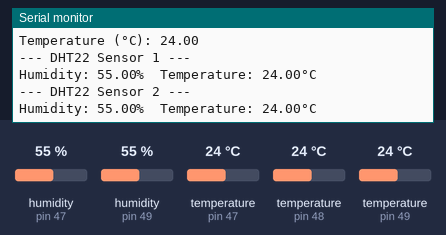
Simulated run of this sketch. Board: Arduino Uno, built with avr-gcc and run on an emulated ATmega328P. Shown: the last lines printed to the serial monitor. Inputs (shaded band) come from the test bench; at power-on: humidity (sensors on pin 47, pin 49) 55 %, temperature (sensors on pin 48, pin 47, pin 49) 24 °C.

Above: at 4.4 s.
4.5 s: humidity (sensor on pin 47) set to 22 %
At 6.66 s:
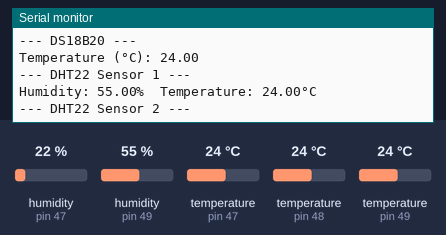
8.4 s: humidity (sensor on pin 49) set to 40 %
At 10.2 s:
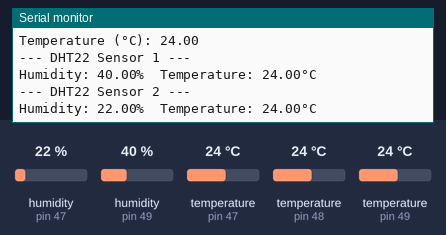
12.3 s: temperature (sensor on pin 48) set to 12 °C
At 12.41 s:
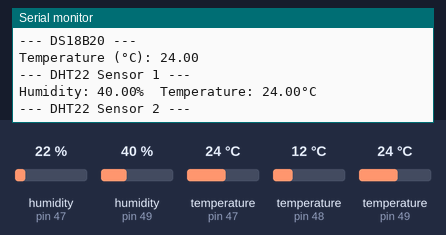
16.2 s: temperature (sensor on pin 47) set to 12 °C
At 18.8 s:
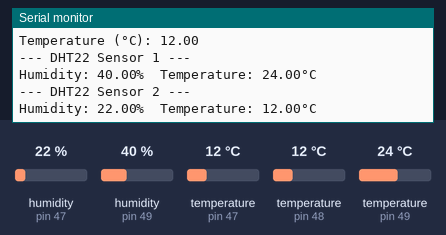
20.1 s: temperature (sensor on pin 49) set to 12 °C
At 22.5 s:
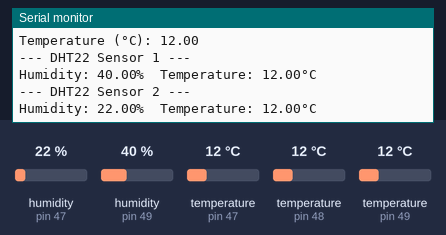
24.0 s: temperature (sensor on pin 48) set to 19 °C
Timing chart, 0 to 27.0 s (numbered marks = the images above; inputs shaded):
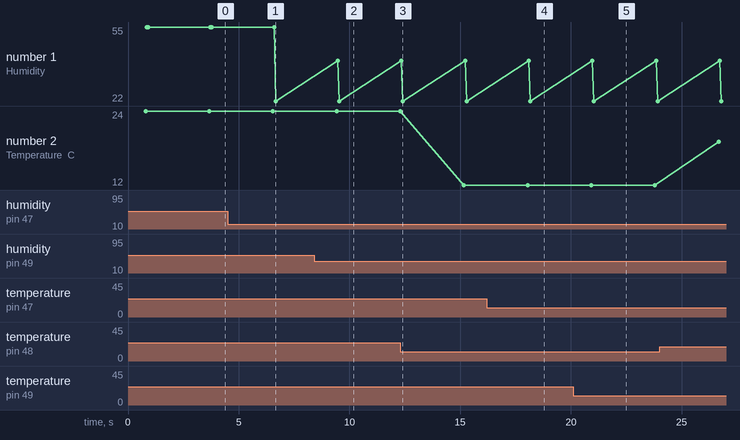

The sketch:

sensor.ino
```cpp
#include <OneWire.h>
#include <DallasTemperature.h>
#include <DHT.h>

// ------------------------ DS18B20 ------------------------ //
// Pin ที่เชื่อม DATA ของ DS18B20
#define ONE_WIRE_BUS 48
// ตั้งค่า OneWire instance
OneWire oneWire(ONE_WIRE_BUS);
// ตั้งค่า DallasTemperature library instance
DallasTemperature sensors(&oneWire);

// ------------------------ DHT22 ------------------------ //
// พินสำหรับเซ็นเซอร์ DHT22
#define DHTPIN1 49 // พินสำหรับเซ็นเซอร์ DHT22 ตัวที่ 1
#define DHTPIN2 47 // พินสำหรับเซ็นเซอร์ DHT22 ตัวที่ 2
// ระบุประเภทเซ็นเซอร์
#define DHTTYPE DHT22
// สร้างอินสแตนซ์สำหรับ DHT22
DHT dht1(DHTPIN1, DHTTYPE);
DHT dht2(DHTPIN2, DHTTYPE);

void setup() {
  Serial.begin(9600);

  // เริ่มต้น DS18B20
  Serial.println("Initializing DS18B20...");
  sensors.begin();

  // เริ่มต้น DHT22
  Serial.println("Initializing DHT22 sensors...");
  dht1.begin();
  dht2.begin();
}

void loop() {
  // ------------------------ DS18B20 ------------------------ //
  // ขอข้อมูลอุณหภูมิจาก DS18B20
  sensors.requestTemperatures();
  float temperatureC = sensors.getTempCByIndex(0);

  // แสดงผลอุณหภูมิจาก DS18B20
  Serial.println("--- DS18B20 ---");
  Serial.print("Temperature (°C): ");
  Serial.println(temperatureC);

  // ------------------------ DHT22 ตัวที่ 1 ------------------------ //
  float humidity1 = dht1.readHumidity();
  float temperatureDHT1 = dht1.readTemperature();

  // ตรวจสอบค่าจาก DHT22 ตัวที่ 1
  if (isnan(humidity1) || isnan(temperatureDHT1)) {
    Serial.println("Failed to read from DHT22 sensor 1!");
  } else {
    Serial.println("--- DHT22 Sensor 1 ---");
    Serial.print("Humidity: ");
    Serial.print(humidity1);
    Serial.print("%\tTemperature: ");
    Serial.print(temperatureDHT1);
    Serial.println("°C");
  }

  // ------------------------ DHT22 ตัวที่ 2 ------------------------ //
  float humidity2 = dht2.readHumidity();
  float temperatureDHT2 = dht2.readTemperature();

  // ตรวจสอบค่าจาก DHT22 ตัวที่ 2
  if (isnan(humidity2) || isnan(temperatureDHT2)) {
    Serial.println("Failed to read from DHT22 sensor 2!");
  } else {
    Serial.println("--- DHT22 Sensor 2 ---");
    Serial.print("Humidity: ");
    Serial.print(humidity2);
    Serial.print("%\tTemperature: ");
    Serial.print(temperatureDHT2);
    Serial.println("°C");
  }

  // หน่วงเวลา 2 วินาที
  delay(2000);
   Serial.print("\n\n\n");
}
```

Measured:
- after the input at 8.4 s, the serial monitor: prints a new line after 1.1 s (image 2)
- after the input at 16.2 s, the serial monitor: prints a new line after 2.0 s (image 4)
- after the input at 20.1 s, the serial monitor: prints a new line after 0.87 s (image 5)
- plotted number 2: 24 → 12 after the input at 12.3 s, 12 → 19 after the input at 24.0 s
